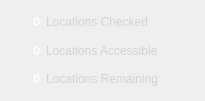
           <widget class="QWidget" name="stat_box" native="true">
            <property name="geometry">
             <rect>
              <x>833</x>
              <y>255</y>
              <width>205</width>
              <height>101</height>
             </rect>
            </property>
            <layout class="QGridLayout" name="gridLayout_12">
             <property name="leftMargin">
              <number>5</number>
             </property>
             <property name="rightMargin">
              <number>5</number>
             </property>
             <item row="1" column="0">
              <widget class="QLabel" name="locations_accessible_number">
               <property name="styleSheet">
                <string notr="true">color: white;
font-weight: bold;</string>
               </property>
               <property name="text">
                <string>0</string>
               </property>
               <property name="alignment">
                <set>Qt::AlignRight|Qt::AlignTrailing|Qt::AlignVCenter</set>
               </property>
              </widget>
             </item>
             <item row="2" column="0">
              <widget class="QLabel" name="locations_remaining_number">
               <property name="sizePolicy">
                <sizepolicy hsizetype="Maximum" vsizetype="Preferred">
                 <horstretch>0</horstretch>
                 <verstretch>0</verstretch>
                </sizepolicy>
               </property>
               <property name="minimumSize">
                <size>
                 <width>35</width>
                 <height>0</height>
                </size>
               </property>
               <property name="baseSize">
                <size>
                 <width>0</width>
                 <height>0</height>
                </size>
               </property>
               <property name="styleSheet">
                <string notr="true">color: white;
font-weight: bold;</string>
               </property>
               <property name="text">
                <string>0</string>
               </property>
               <property name="alignment">
                <set>Qt::AlignRight|Qt::AlignTrailing|Qt::AlignVCenter</set>
               </property>
              </widget>
             </item>
             <item row="0" column="0">
              <widget class="QLabel" name="locations_checked_number">
               <property name="styleSheet">
                <string notr="true">color: white;
font-weight: bold;</string>
               </property>
               <property name="text">
                <string>0</string>
               </property>
               <property name="alignment">
                <set>Qt::AlignRight|Qt::AlignTrailing|Qt::AlignVCenter</set>
               </property>
              </widget>
             </item>
             <item row="0" column="1">
              <widget class="QLabel" name="locations_checked_label">
               <property name="styleSheet">
                <string notr="true">color: lightgray;</string>
               </property>
               <property name="text">
                <string>Locations Checked</string>
               </property>
              </widget>
             </item>
             <item row="1" column="1">
              <widget class="QLabel" name="locations_accessible_label">
               <property name="styleSheet">
                <string notr="true">color: lightgray;</string>
               </property>
               <property name="text">
                <string>Locations Accessible</string>
               </property>
              </widget>
             </item>
             <item row="2" column="1">
              <widget class="QLabel" name="locations_remaining_label">
               <property name="styleSheet">
                <string notr="true">color: lightgray;</string>
               </property>
               <property name="text">
                <string>Locations Remaining</string>
               </property>
              </widget>
             </item>
            </layout>
           </widget>
